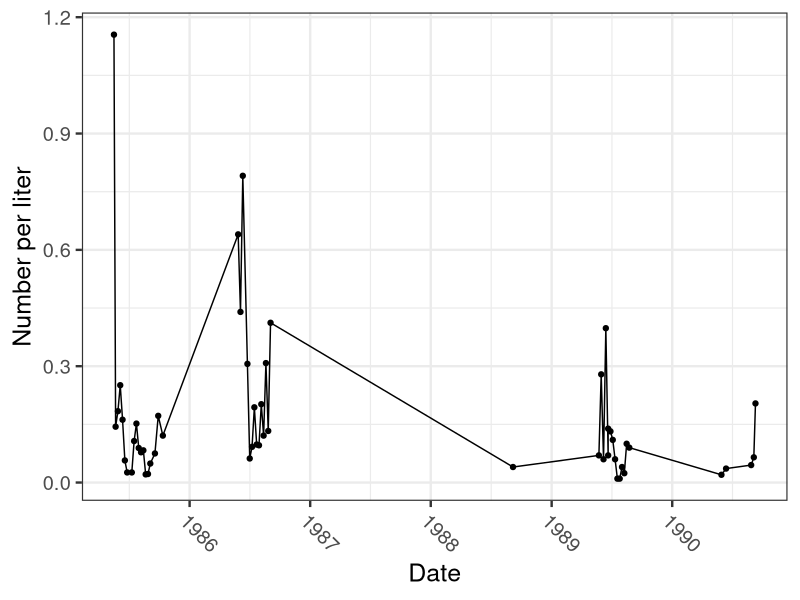
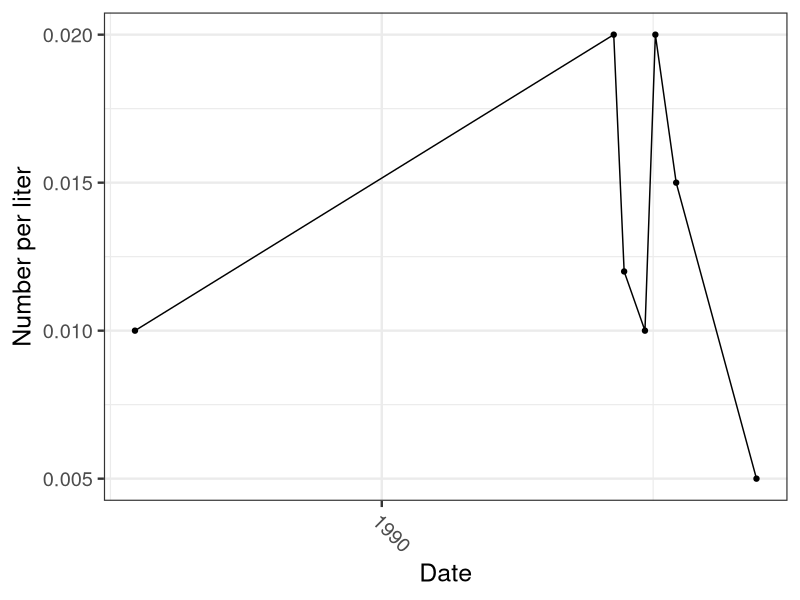
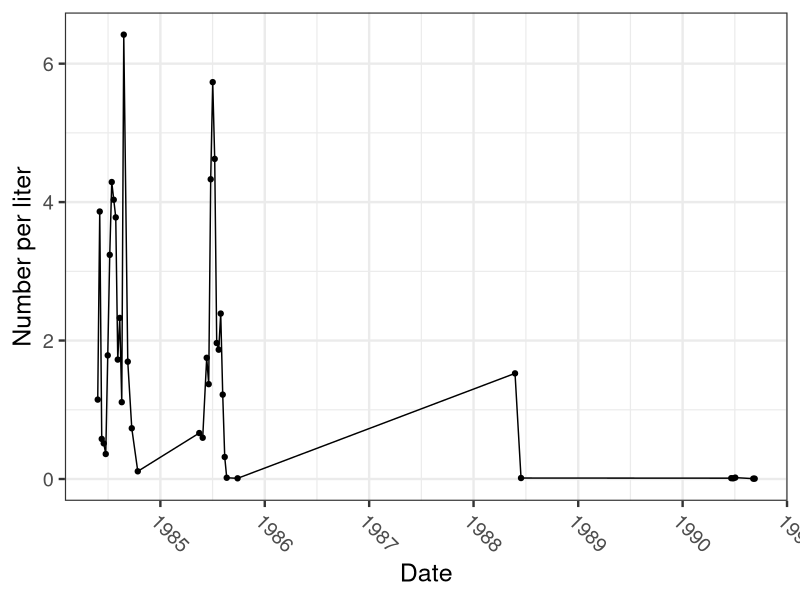
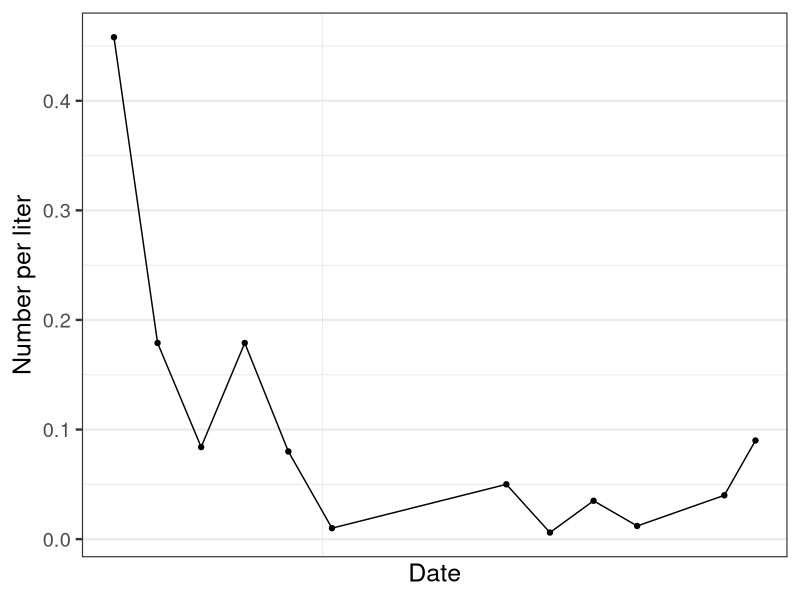
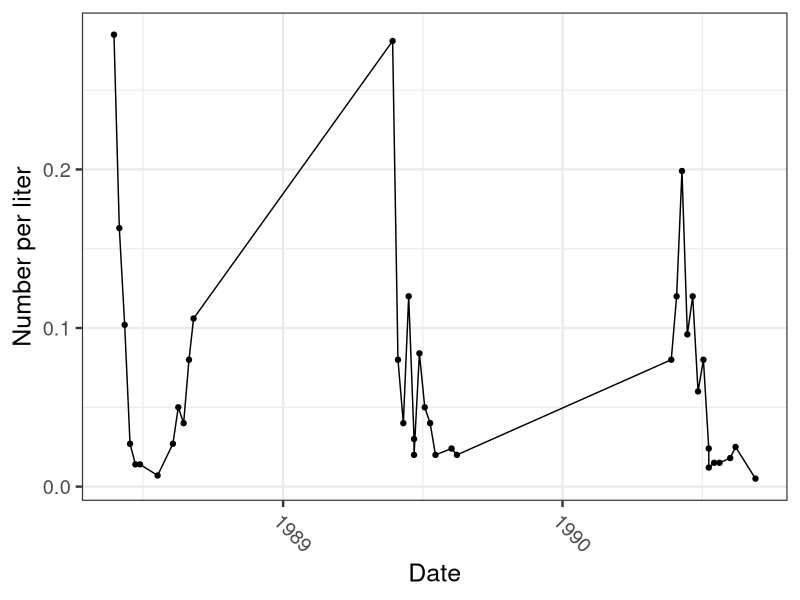
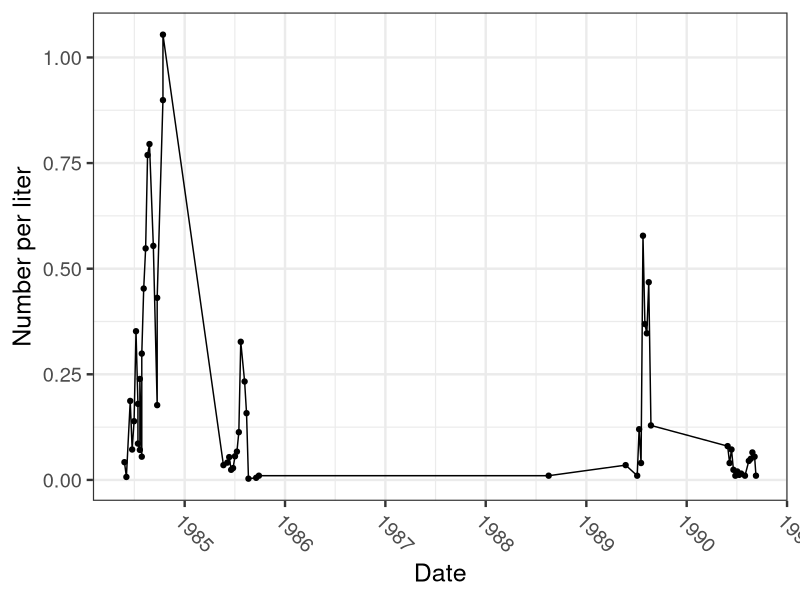
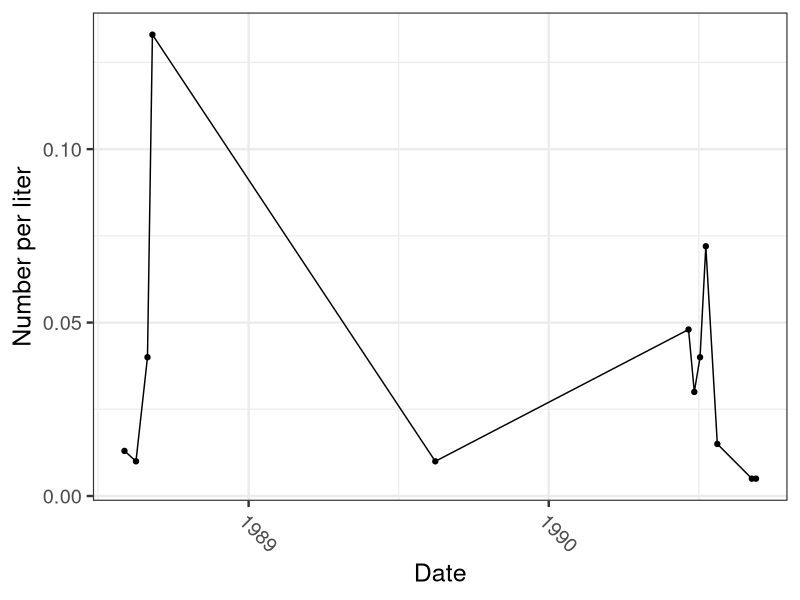
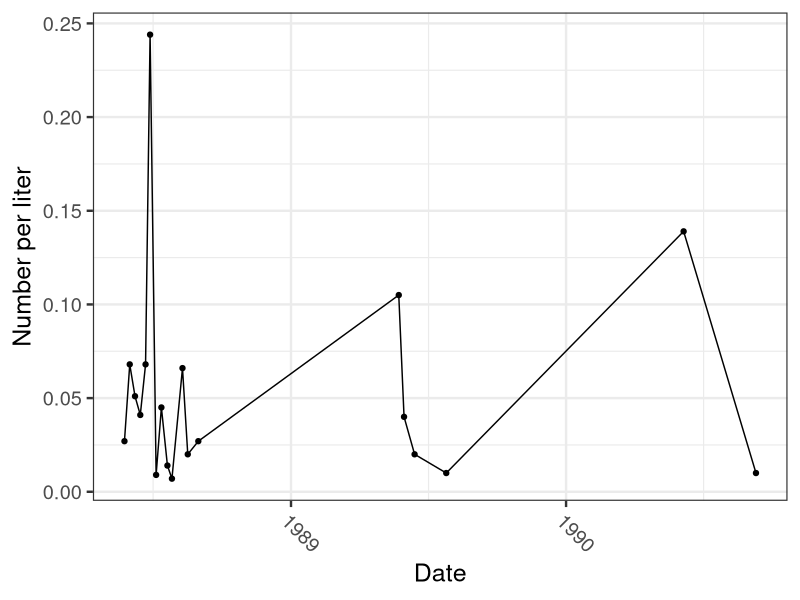

Generate these figures, in order, with R:
# Data from
# https://lter.limnology.wisc.edu/data_TL_phytocatalog/search

library(ggplot2)
library(scales)

data_TL_phyto <- read.csv("./data/cascade_project__phytoplankton.csv")

head(data_TL_phyto)

# subset for Tuesday lake only 
data_TL_phyto <- subset(data_TL_phyto, data_TL_phyto$lakeid=="T")

# how many unique species 
length(unique(data_TL_phyto$taxon_name))
sort(unique(data_TL_phyto$taxon_name))

# How many observations per species 
sort(table(data_TL_phyto$taxon_name))

# convert dates to true dates 
data_TL_phyto$date <- as.Date(data_TL_phyto$sampledate)

# plot all time series
for (i in unique(data_TL_phyto$taxon_name)){

  temp_data <- subset(data_TL_phyto, taxon_name==i)
  
  temp <- ggplot(temp_data, aes(date,concentration)) 
  temp <- temp + geom_point() + geom_line()
  temp <- temp + ylab("Number per liter")
  temp <- temp + xlab("Date")
  temp <- temp + theme_bw(base_size=18)
  temp <- temp + scale_x_date(labels=date_format("%Y"),breaks=date_breaks("year"))
  temp <- temp + theme(axis.text.x = element_text(angle=315,hjust=0)) # fix here
  print(temp)
  
}

# facet by taxon_name 
temp <- ggplot(data_TL_phyto, aes(date,concentration)) 
temp <- temp + geom_point() + geom_line()
temp <- temp + facet_wrap(~taxon_name)
temp <- temp + ylab("Number per liter")
temp <- temp + xlab("Date")
temp <- temp + theme_bw(base_size=18)
temp <- temp + scale_x_date(labels=date_format("%Y"),breaks=date_breaks("year"))
temp <- temp + theme(axis.text.x = element_text(angle=315,hjust=0)) # fix here
temp

